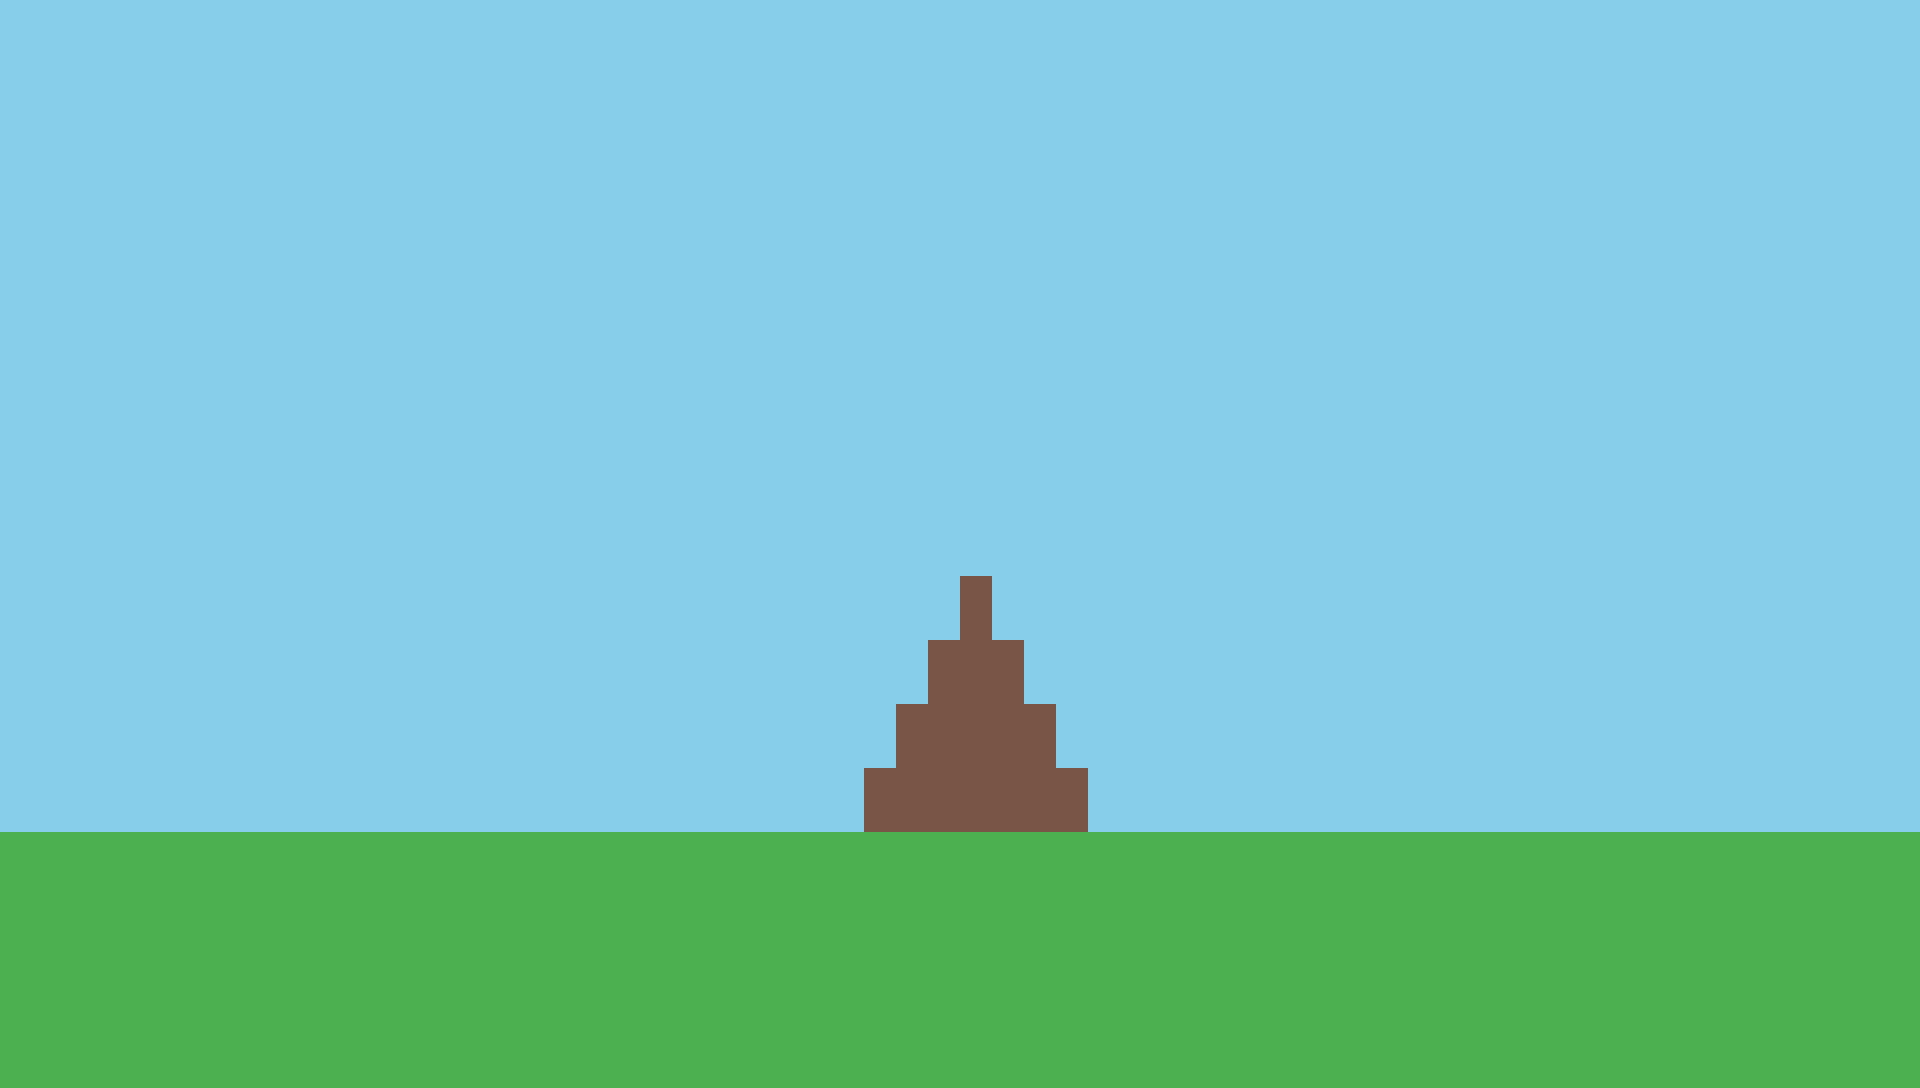

A level layout from a 2D game, rendered from its tile map. Below: a short description, then the map file with its tile-grid data intact:
An orthogonal 60x34 tile map with 32x32 px tiles, 1 tile layer (terrain) and 6 objects (2x spawn, 2x collision, flag, star_zone).

<map version="1.5" tiledversion="1.7.2" orientation="orthogonal" renderorder="right-down" width="60" height="34" tilewidth="32" tileheight="32" infinite="0" nextlayerid="4" nextobjectid="10">
 <tileset firstgid="1" source="terrain_tileset.tsx" />
 <layer id="1" name="terrain" width="60" height="34">
  <data encoding="csv">
1,1,1,1,1,1,1,1,1,1,1,1,1,1,1,1,1,1,1,1,1,1,1,1,1,1,1,1,1,1,1,1,1,1,1,1,1,1,1,1,1,1,1,1,1,1,1,1,1,1,1,1,1,1,1,1,1,1,1,1,
1,1,1,1,1,1,1,1,1,1,1,1,1,1,1,1,1,1,1,1,1,1,1,1,1,1,1,1,1,1,1,1,1,1,1,1,1,1,1,1,1,1,1,1,1,1,1,1,1,1,1,1,1,1,1,1,1,1,1,1,
1,1,1,1,1,1,1,1,1,1,1,1,1,1,1,1,1,1,1,1,1,1,1,1,1,1,1,1,1,1,1,1,1,1,1,1,1,1,1,1,1,1,1,1,1,1,1,1,1,1,1,1,1,1,1,1,1,1,1,1,
1,1,1,1,1,1,1,1,1,1,1,1,1,1,1,1,1,1,1,1,1,1,1,1,1,1,1,1,1,1,1,1,1,1,1,1,1,1,1,1,1,1,1,1,1,1,1,1,1,1,1,1,1,1,1,1,1,1,1,1,
1,1,1,1,1,1,1,1,1,1,1,1,1,1,1,1,1,1,1,1,1,1,1,1,1,1,1,1,1,1,1,1,1,1,1,1,1,1,1,1,1,1,1,1,1,1,1,1,1,1,1,1,1,1,1,1,1,1,1,1,
1,1,1,1,1,1,1,1,1,1,1,1,1,1,1,1,1,1,1,1,1,1,1,1,1,1,1,1,1,1,1,1,1,1,1,1,1,1,1,1,1,1,1,1,1,1,1,1,1,1,1,1,1,1,1,1,1,1,1,1,
1,1,1,1,1,1,1,1,1,1,1,1,1,1,1,1,1,1,1,1,1,1,1,1,1,1,1,1,1,1,1,1,1,1,1,1,1,1,1,1,1,1,1,1,1,1,1,1,1,1,1,1,1,1,1,1,1,1,1,1,
1,1,1,1,1,1,1,1,1,1,1,1,1,1,1,1,1,1,1,1,1,1,1,1,1,1,1,1,1,1,1,1,1,1,1,1,1,1,1,1,1,1,1,1,1,1,1,1,1,1,1,1,1,1,1,1,1,1,1,1,
1,1,1,1,1,1,1,1,1,1,1,1,1,1,1,1,1,1,1,1,1,1,1,1,1,1,1,1,1,1,1,1,1,1,1,1,1,1,1,1,1,1,1,1,1,1,1,1,1,1,1,1,1,1,1,1,1,1,1,1,
1,1,1,1,1,1,1,1,1,1,1,1,1,1,1,1,1,1,1,1,1,1,1,1,1,1,1,1,1,1,1,1,1,1,1,1,1,1,1,1,1,1,1,1,1,1,1,1,1,1,1,1,1,1,1,1,1,1,1,1,
1,1,1,1,1,1,1,1,1,1,1,1,1,1,1,1,1,1,1,1,1,1,1,1,1,1,1,1,1,1,1,1,1,1,1,1,1,1,1,1,1,1,1,1,1,1,1,1,1,1,1,1,1,1,1,1,1,1,1,1,
1,1,1,1,1,1,1,1,1,1,1,1,1,1,1,1,1,1,1,1,1,1,1,1,1,1,1,1,1,1,1,1,1,1,1,1,1,1,1,1,1,1,1,1,1,1,1,1,1,1,1,1,1,1,1,1,1,1,1,1,
1,1,1,1,1,1,1,1,1,1,1,1,1,1,1,1,1,1,1,1,1,1,1,1,1,1,1,1,1,1,1,1,1,1,1,1,1,1,1,1,1,1,1,1,1,1,1,1,1,1,1,1,1,1,1,1,1,1,1,1,
1,1,1,1,1,1,1,1,1,1,1,1,1,1,1,1,1,1,1,1,1,1,1,1,1,1,1,1,1,1,1,1,1,1,1,1,1,1,1,1,1,1,1,1,1,1,1,1,1,1,1,1,1,1,1,1,1,1,1,1,
1,1,1,1,1,1,1,1,1,1,1,1,1,1,1,1,1,1,1,1,1,1,1,1,1,1,1,1,1,1,1,1,1,1,1,1,1,1,1,1,1,1,1,1,1,1,1,1,1,1,1,1,1,1,1,1,1,1,1,1,
1,1,1,1,1,1,1,1,1,1,1,1,1,1,1,1,1,1,1,1,1,1,1,1,1,1,1,1,1,1,1,1,1,1,1,1,1,1,1,1,1,1,1,1,1,1,1,1,1,1,1,1,1,1,1,1,1,1,1,1,
1,1,1,1,1,1,1,1,1,1,1,1,1,1,1,1,1,1,1,1,1,1,1,1,1,1,1,1,1,1,1,1,1,1,1,1,1,1,1,1,1,1,1,1,1,1,1,1,1,1,1,1,1,1,1,1,1,1,1,1,
1,1,1,1,1,1,1,1,1,1,1,1,1,1,1,1,1,1,1,1,1,1,1,1,1,1,1,1,1,1,1,1,1,1,1,1,1,1,1,1,1,1,1,1,1,1,1,1,1,1,1,1,1,1,1,1,1,1,1,1,
1,1,1,1,1,1,1,1,1,1,1,1,1,1,1,1,1,1,1,1,1,1,1,1,1,1,1,1,1,1,3,1,1,1,1,1,1,1,1,1,1,1,1,1,1,1,1,1,1,1,1,1,1,1,1,1,1,1,1,1,
1,1,1,1,1,1,1,1,1,1,1,1,1,1,1,1,1,1,1,1,1,1,1,1,1,1,1,1,1,1,3,1,1,1,1,1,1,1,1,1,1,1,1,1,1,1,1,1,1,1,1,1,1,1,1,1,1,1,1,1,
1,1,1,1,1,1,1,1,1,1,1,1,1,1,1,1,1,1,1,1,1,1,1,1,1,1,1,1,1,3,3,3,1,1,1,1,1,1,1,1,1,1,1,1,1,1,1,1,1,1,1,1,1,1,1,1,1,1,1,1,
1,1,1,1,1,1,1,1,1,1,1,1,1,1,1,1,1,1,1,1,1,1,1,1,1,1,1,1,1,3,3,3,1,1,1,1,1,1,1,1,1,1,1,1,1,1,1,1,1,1,1,1,1,1,1,1,1,1,1,1,
1,1,1,1,1,1,1,1,1,1,1,1,1,1,1,1,1,1,1,1,1,1,1,1,1,1,1,1,3,3,3,3,3,1,1,1,1,1,1,1,1,1,1,1,1,1,1,1,1,1,1,1,1,1,1,1,1,1,1,1,
1,1,1,1,1,1,1,1,1,1,1,1,1,1,1,1,1,1,1,1,1,1,1,1,1,1,1,1,3,3,3,3,3,1,1,1,1,1,1,1,1,1,1,1,1,1,1,1,1,1,1,1,1,1,1,1,1,1,1,1,
1,1,1,1,1,1,1,1,1,1,1,1,1,1,1,1,1,1,1,1,1,1,1,1,1,1,1,3,3,3,3,3,3,3,1,1,1,1,1,1,1,1,1,1,1,1,1,1,1,1,1,1,1,1,1,1,1,1,1,1,
1,1,1,1,1,1,1,1,1,1,1,1,1,1,1,1,1,1,1,1,1,1,1,1,1,1,1,3,3,3,3,3,3,3,1,1,1,1,1,1,1,1,1,1,1,1,1,1,1,1,1,1,1,1,1,1,1,1,1,1,
2,2,2,2,2,2,2,2,2,2,2,2,2,2,2,2,2,2,2,2,2,2,2,2,2,2,2,2,2,2,2,2,2,2,2,2,2,2,2,2,2,2,2,2,2,2,2,2,2,2,2,2,2,2,2,2,2,2,2,2,
2,2,2,2,2,2,2,2,2,2,2,2,2,2,2,2,2,2,2,2,2,2,2,2,2,2,2,2,2,2,2,2,2,2,2,2,2,2,2,2,2,2,2,2,2,2,2,2,2,2,2,2,2,2,2,2,2,2,2,2,
2,2,2,2,2,2,2,2,2,2,2,2,2,2,2,2,2,2,2,2,2,2,2,2,2,2,2,2,2,2,2,2,2,2,2,2,2,2,2,2,2,2,2,2,2,2,2,2,2,2,2,2,2,2,2,2,2,2,2,2,
2,2,2,2,2,2,2,2,2,2,2,2,2,2,2,2,2,2,2,2,2,2,2,2,2,2,2,2,2,2,2,2,2,2,2,2,2,2,2,2,2,2,2,2,2,2,2,2,2,2,2,2,2,2,2,2,2,2,2,2,
2,2,2,2,2,2,2,2,2,2,2,2,2,2,2,2,2,2,2,2,2,2,2,2,2,2,2,2,2,2,2,2,2,2,2,2,2,2,2,2,2,2,2,2,2,2,2,2,2,2,2,2,2,2,2,2,2,2,2,2,
2,2,2,2,2,2,2,2,2,2,2,2,2,2,2,2,2,2,2,2,2,2,2,2,2,2,2,2,2,2,2,2,2,2,2,2,2,2,2,2,2,2,2,2,2,2,2,2,2,2,2,2,2,2,2,2,2,2,2,2,
2,2,2,2,2,2,2,2,2,2,2,2,2,2,2,2,2,2,2,2,2,2,2,2,2,2,2,2,2,2,2,2,2,2,2,2,2,2,2,2,2,2,2,2,2,2,2,2,2,2,2,2,2,2,2,2,2,2,2,2,
2,2,2,2,2,2,2,2,2,2,2,2,2,2,2,2,2,2,2,2,2,2,2,2,2,2,2,2,2,2,2,2,2,2,2,2,2,2,2,2,2,2,2,2,2,2,2,2,2,2,2,2,2,2,2,2,2,2,2,2
  </data>
 </layer>
 <objectgroup id="2" name="objects">
  <object id="1" name="spawn_player" type="spawn" x="160" y="784" width="64" height="48" />
  <object id="2" name="spawn_enemy" type="spawn" x="1696" y="784" width="64" height="48" />
  <object id="3" name="flag_position" type="flag" x="944" y="528" width="32" height="48" />
  <object id="4" name="star_zone" type="star_zone" x="100" y="64" width="1720" height="400" />
 </objectgroup>
 <objectgroup id="3" name="collision">
  <object id="5" name="ground" type="collision" x="0" y="832" width="1920" height="256" />
  <object id="6" name="mountain" type="collision" x="864" y="576">
   <polygon points="64,0 160,0 224,256 0,256" />
  </object>
 </objectgroup>
</map>
